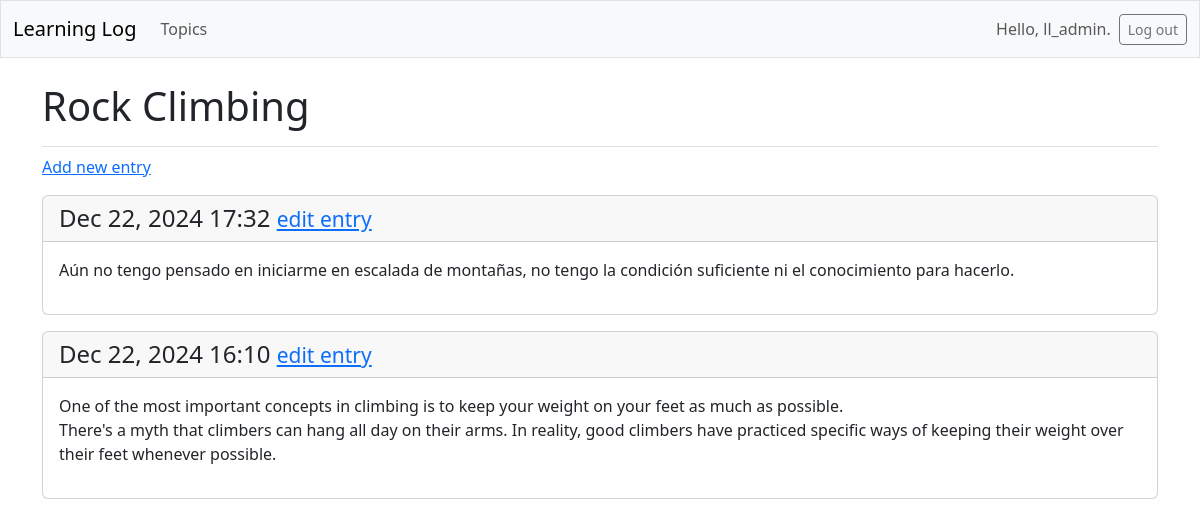
The page /topics/2/ (signed in) on the database its author committed.
### learning_logs/models.py (models this page shows, shortened)
class Topic(models.Model):
    text = models.CharField(max_length=200)
    date_added = models.DateTimeField(auto_now_add=True)
    owner = models.ForeignKey(User, on_delete=models.CASCADE)

class Entry(models.Model):
    topic = models.ForeignKey(Topic,on_delete=models.CASCADE)
    text = models.TextField()
    date_added = models.DateTimeField(auto_now_add=True)
    class Meta:
        verbose_name_plural = 'entries'

### learning_logs/views.py (the view)
# urls.py: path('topics/<int:topic_id>/',views.topic,name='topic'),
@login_required
def topic(request, topic_id):
    topic = Topic.objects.get(id=topic_id)
    if topic.owner != request.user:
        raise Http404
    entries = topic.entry_set.order_by('-date_added')
    context = {'topic':topic,'entries':entries}
    return render(request,'learning_logs/topic.html',context)

### learning_logs/templates/learning_logs/topic.html (shortened to what this page needs)
<!DOCTYPE html>
<html lang="en">
<head>
</head>
<body>
{% extends 'learning_logs/base.html' %}
{% block page_header %}
  <h1>{{ topic.text }}</h1>
{% endblock page_header %}
{% block content %}
  <p>
    <a href="{% url 'learning_logs:new_entry' topic.id %}">Add new entry</a>
  </p>
  {% for entry in entries %}
    <div class="card mb-3">
      <h4 class="card-header">
        {{ entry.date_added|date:'M d, Y H:i' }}
        <small><a href="{% url 'learning_logs:edit_entry' entry.id %}">
          edit entry</a></small>
      </h4>
      <div class="card-body">{{ entry.text|linebreaks }}</div>
    </div>
  {% empty %}
    <p>There are no entries for this topic yet.</p>
  {% endfor %}
{% endblock content %}

### learning_logs/templates/learning_logs/base.html (shortened to what this page needs)
<!doctype html>
<html lang="en">
<head>
  {% load django_bootstrap5 %}
  {% bootstrap_css %}
</head>
<body>
  <nav class="navbar navbar-expand-md navbar-light bg-light mb-4 border">
    <div class="container-fluid">
      <a class="navbar-brand" href="{% url 'learning_logs:index' %}">
          Learning Log</a>
      <div class="collapse navbar-collapse" id="navbarCollapse">
        <ul class="navbar-nav me-auto mb-2 mb-md-0">
          <li class="nav-item">
            <a class="nav-link" href="{% url 'learning_logs:topics' %}">
              Topics</a></li>
        </ul>
        <ul class="navbar-nav ms-auto mb-2 mb-md-0">
          {% if user.is_authenticated %}
            <li class="nav-item">
              <span class="navbar-text me-2">Hello, {{ user.username }}.
                </span></li>
          {% endif %}
        </ul>
        {% if user.is_authenticated %}
          <form action="{% url 'users:logout' %}" method='post'>
            <button name='submit' class='btn btn-outline-secondary btn-sm'>
              Log out</button>
          </form>
        {% endif %}
      </div>
    </div>
  </nav>
  <main class="container">
    <div class="pb-2 mb-2 border-bottom">
      {% block page_header %}{% endblock page_header %}
    </div>
    <div>
      {% block content %}{% endblock content %}
    </div>
  </main>
</body>
</html>

### rows shown on the page
Topic: text "Rock Climbing"
Entry: date_added "Dec 22, 2024 17:32", text "Aún no tengo pensado en iniciarme en escalada de montañas, no tengo la condición suficiente ni el conocimiento para hacerlo."
Entry: date_added "Dec 22, 2024 16:10", text "One of the most important concepts in climbing is to keep your weight on your feet as much as possible. There's a myth that climbers can hang all day on their arms. In reality, good climbers have practiced specific ways of keeping their weight over their feet whenever possible."

### other values the page prints
{{ user.username }} "ll_admin"
